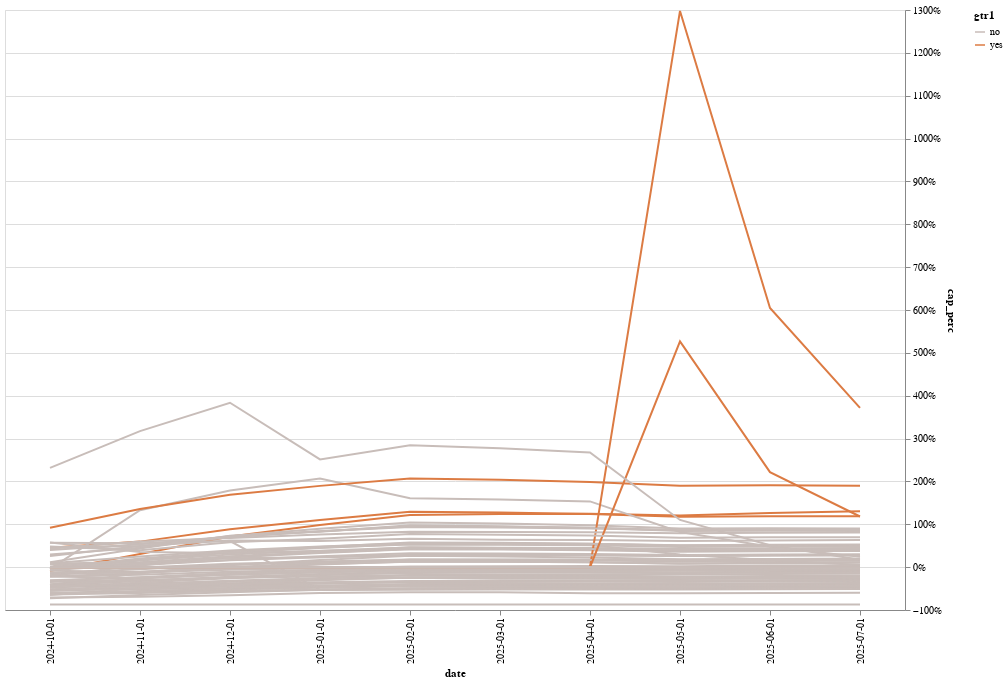

Notebook code for this chart:
### Code cell
source = long_install_df

chart = alt.Chart(source).encode(
    alt.Detail('Service Territory'),
    alt.Color('gtr1').scale(scheme="lightgreyred")
    ).properties(
    width=900,
    height=600
)
# .transform_filter(alt.datum.symbol)
line = chart.mark_line().encode(alt.X('date:O'), alt.Y('cap_perc:Q', axis=alt.Axis(orient='right', format='%')))

line

### Figure 1 — Vega-Lite specification as saved in the notebook (floating-point values rounded to 4 significant figures; data arrays with more than 128 entries replaced by an {"elided": "..."} marker saying what was removed)
{"config": {"view": {"continuousWidth": 300, "continuousHeight": 300}}, "data": {"name": "data-8ef6a884d06e872d818d37a59da85c7e"}, "mark": {"type": "line"}, "encoding": {"color": {"field": "gtr1", "scale": {"scheme": "lightgreyred"}, "type": "nominal"}, "detail": {"field": "Service Territory", "type": "nominal"}, "x": {"field": "date", "type": "ordinal"}, "y": {"axis": {"format": "%", "orient": "right"}, "field": "cap_perc", "type": "quantitative"}}, "height": 600, "width": 900, "$schema": "https://vega.github.io/schema/vega-lite/v5.17.0.json", "datasets": {"data-8ef6a884d06e872d818d37a59da85c7e": {"elided": "910 records"}}}
